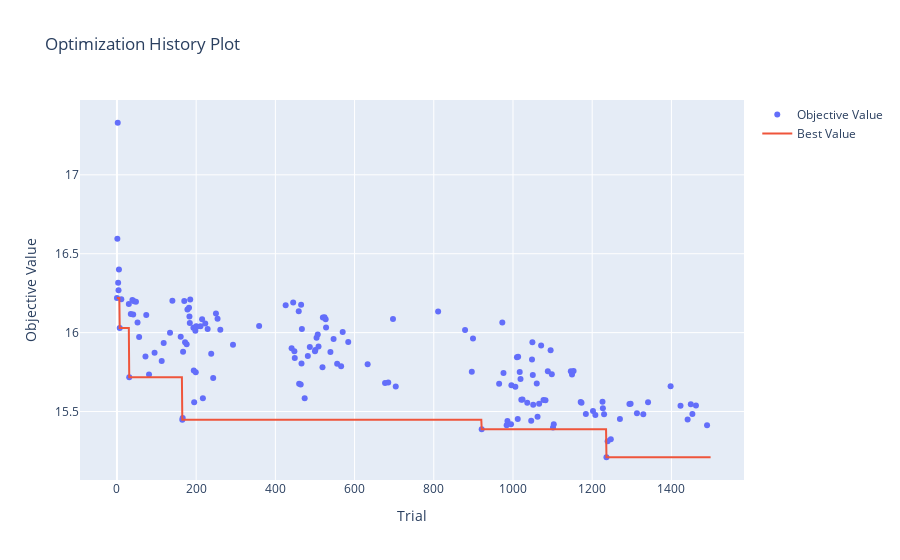

The notebook cell saved with this chart:
### Code cell
plot_optimization_history(study_gb)

### Figure 1 — Plotly figure (JSON) as saved in the notebook; plotly's stock layout.template omitted (floating-point values rounded to 4 significant figures; data arrays with more than 128 entries replaced by an {"elided": "..."} marker saying what was removed)
{"data": [{"mode": "markers", "name": "Objective Value", "type": "scatter", "x": {"elided": "155 int values"}, "y": {"elided": "155 float values"}}, {"mode": "lines", "name": "Best Value", "type": "scatter", "x": {"elided": "1500 int values"}, "y": {"elided": "1500 float values"}}, {"marker": {"color": "#cccccc"}, "mode": "markers", "name": "Infeasible Trial", "showlegend": false, "type": "scatter", "x": [], "y": []}], "layout": {"title": {"text": "Optimization History Plot"}, "xaxis": {"title": {"text": "Trial"}}, "yaxis": {"title": {"text": "Objective Value"}}}}
